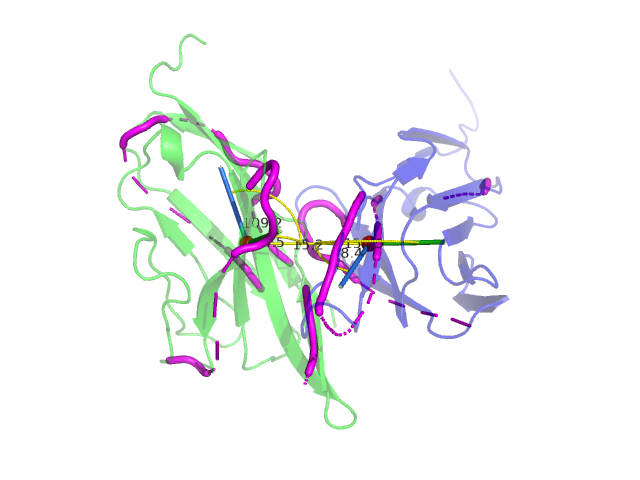

Write the Python code that produced this figure.

from pymol import cmd, cgo
cmd.load("output_new_geo/2cdf/2cdf_oriented.pdb","input_2cdf_oriented")
cmd.load("output_new_geo/2cdf/consensus_oriented.pdb","cons_2cdf_oriented")
cmd.bg_color("white")
cmd.hide("everything","all")
cmd.show("cartoon","input_2cdf_oriented")
cmd.color("blue","input_2cdf_oriented and chain A")
cmd.color("green","input_2cdf_oriented and chain B")
cmd.set("cartoon_transparency",0.5,"input_2cdf_oriented")
cmd.show("cartoon","cons_2cdf_oriented")
cmd.color("magenta","cons_2cdf_oriented")

cmd.pseudoatom("CAcent_2cdf_oriented", pos=[15.2, 0.0, 0.0], color="red")
cmd.pseudoatom("CBcent_2cdf_oriented", pos=[0.0, 0.0, 0.0], color="red")
cmd.show("spheres","CAcent_2cdf_oriented or CBcent_2cdf_oriented")
cmd.set("sphere_scale",1.0,"CAcent_2cdf_oriented or CBcent_2cdf_oriented")

cmd.pseudoatom("A1end_2cdf_oriented", pos=[11.517131733692704, -5.049959295100113, 7.806048574662422])
cmd.pseudoatom("A2end_2cdf_oriented", pos=[24.187940573750208, 0.21336915651470284, 4.378515771449429])
cmd.pseudoatom("B1end_2cdf_oriented", pos=[-3.2886664603581632, 9.443763763661277, 5.230899662991048e-08])
cmd.pseudoatom("B2end_2cdf_oriented", pos=[4.30511084761935, 1.4991982769639511, 8.900473044600139])

cmd.load_cgo([
        cgo.CYLINDER,15.200,0.000,0.000,
                     11.517,-5.050,7.806,
                     0.3,
                     0.2,0.5,1.0,
                     0.2,0.5,1.0,
        cgo.CONE,11.517,-5.050,7.806,
                 15.200,0.000,0.000,
                 0.44999999999999996,0.0,
                 0.2,0.5,1.0,
                 0.2,0.5,1.0,1.0
    ],"PC1A_2cdf_oriented")
cmd.load_cgo([
        cgo.CYLINDER,15.200,0.000,0.000,
                     24.188,0.213,4.379,
                     0.3,
                     0.1,0.8,0.1,
                     0.1,0.8,0.1,
        cgo.CONE,24.188,0.213,4.379,
                 15.200,0.000,0.000,
                 0.44999999999999996,0.0,
                 0.1,0.8,0.1,
                 0.1,0.8,0.1,1.0
    ],"PC2A_2cdf_oriented")
cmd.load_cgo([
        cgo.CYLINDER,0.000,0.000,0.000,
                     -3.289,9.444,0.000,
                     0.3,
                     0.2,0.5,1.0,
                     0.2,0.5,1.0,
        cgo.CONE,-3.289,9.444,0.000,
                 0.000,0.000,0.000,
                 0.44999999999999996,0.0,
                 0.2,0.5,1.0,
                 0.2,0.5,1.0,1.0
    ],"PC1B_2cdf_oriented")
cmd.load_cgo([
        cgo.CYLINDER,0.000,0.000,0.000,
                     4.305,1.499,8.900,
                     0.3,
                     0.1,0.8,0.1,
                     0.1,0.8,0.1,
        cgo.CONE,4.305,1.499,8.900,
                 0.000,0.000,0.000,
                 0.44999999999999996,0.0,
                 0.1,0.8,0.1,
                 0.1,0.8,0.1,1.0
    ],"PC2B_2cdf_oriented")
cmd.load_cgo([
        cgo.CYLINDER,15.200,0.000,0.000,
                     0.000,0.000,0.000,
                     0.3,
                     0.5,0.0,0.5,
                     0.5,0.0,0.5,
        cgo.CONE,0.000,0.000,0.000,
                 15.200,0.000,0.000,
                 0.44999999999999996,0.0,
                 0.5,0.0,0.5,
                 0.5,0.0,0.5,1.0
    ],"dc_2cdf_oriented")

cmd.angle("AC1_2cdf_oriented","A1end_2cdf_oriented","CAcent_2cdf_oriented","CBcent_2cdf_oriented")
cmd.angle("AC2_2cdf_oriented","A2end_2cdf_oriented","CAcent_2cdf_oriented","CBcent_2cdf_oriented")
cmd.angle("BC1_2cdf_oriented","B1end_2cdf_oriented","CBcent_2cdf_oriented","CAcent_2cdf_oriented")
cmd.angle("BC2_2cdf_oriented","B2end_2cdf_oriented","CBcent_2cdf_oriented","CAcent_2cdf_oriented")
cmd.distance("dc_2cdf_oriented","CAcent_2cdf_oriented","CBcent_2cdf_oriented")

cmd.zoom("all")
cmd.png("output_new_geo/2cdf/vis/2cdf_vis.png", dpi=300)
cmd.save("output_new_geo/2cdf/vis/2cdf_vis.pse")
cmd.quit()
